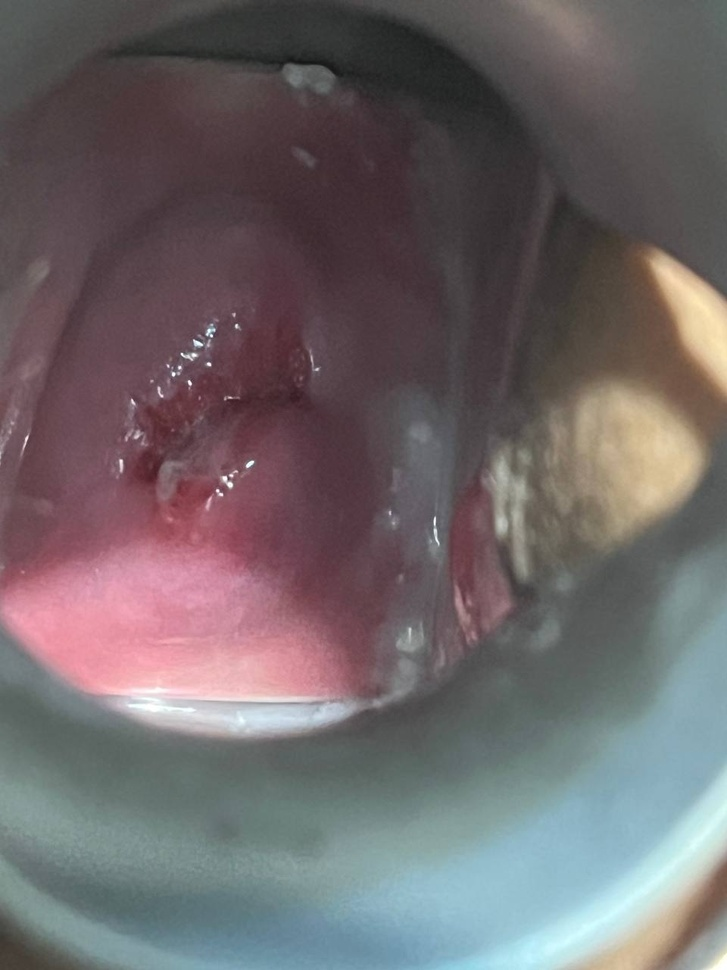
#> input picture datasets/dataset_puskesmas/normal/2B.jpg, 727 x 970 px, shrunk from 960 x 1280 before the run, found by its file name; its folder holds only this picture in this run
$ python intensity_normalization_zscore.py
#> lines starting #> are read from the running program, lines starting #| are printed output that depends on the picture
import os
from PIL import Image
import numpy as np

def z_score_normalize(image_path):
    """
    Melakukan Z-score normalization pada sebuah gambar.

    Args:
        image_path (str): Jalur lengkap ke file gambar.

    Returns:
        numpy.ndarray: Gambar yang sudah dinormalisasi dalam bentuk array NumPy, atau None jika terjadi kesalahan.
    """
    try:
        # Buka gambar dan konversi ke grayscale
        img = Image.open(image_path).convert('L')
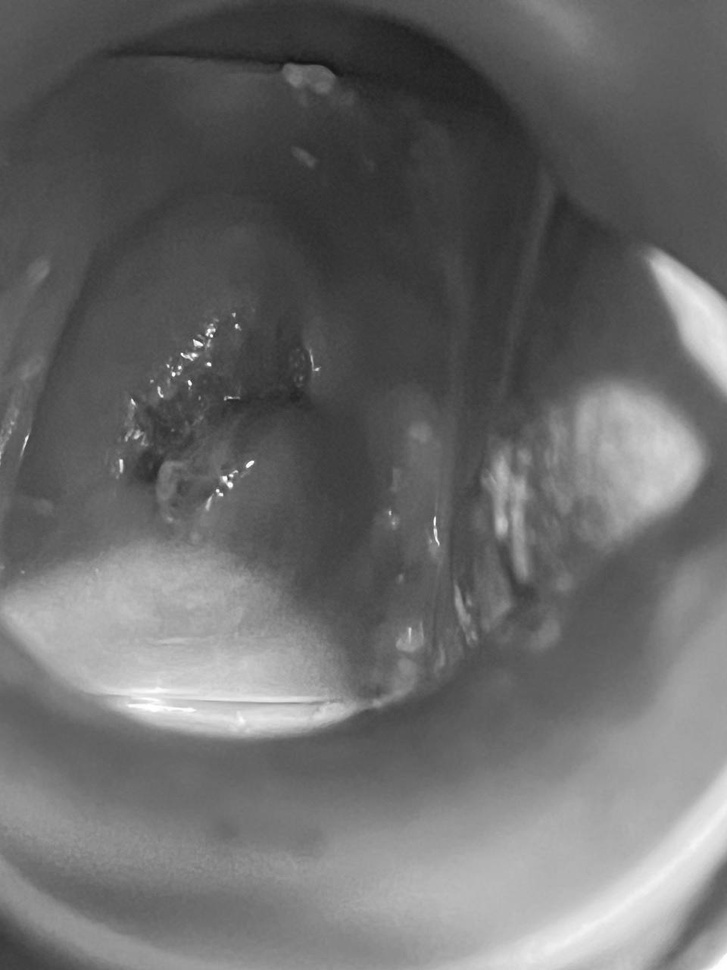
#> img: PIL image 727x970 L; min 21, max 255, mean 105.7
        # Konversi gambar ke array NumPy
        img_array = np.array(img, dtype=np.float32)

        # Hitung rata-rata dan deviasi standar
        mean = np.mean(img_array)
#> mean = 105.7
        std = np.std(img_array)
#> std = 43.8

        # Hindari pembagian dengan nol
        if std == 0:
            print(f"[PERINGATAN] Deviasi standar nol pada gambar '{os.path.basename(image_path)}'. Normalisasi tidak dilakukan.")
            return img_array

        # Terapkan formula Z-score
        normalized_img_array = (img_array - mean) / std

        print(f"[INFO] Gambar '{os.path.basename(image_path)}' berhasil dinormalisasi (Z-score).")
        return normalized_img_array

    except FileNotFoundError:
        print(f"[ERROR] File tidak ditemukan: {image_path}")
        return None
    except Exception as e:
        print(f"[ERROR] Terjadi kesalahan saat memproses gambar '{str(image_path)}': {e}")
        return None


def process_dataset(input_dir, output_dir):
    """
    Memproses seluruh dataset gambar dalam sebuah direktori.

    Args:
        input_dir (str): Direktori yang berisi gambar-gambar mentah.
        output_dir (str): Direktori untuk menyimpan gambar-gambar yang sudah dinormalisasi.
    """
    if not os.path.exists(output_dir):
        os.makedirs(output_dir)
        print(f"[INFO] Direktori output '{output_dir}' berhasil dibuat.")

    print(f"[INFO] Memproses dataset dari '{input_dir}'...")

    for filename in os.listdir(input_dir):
        if filename.lower().endswith(('.png', '.jpg', '.jpeg', '.tiff', '.bmp', '.gif')):
            input_path = os.path.join(input_dir, filename)
            normalized_image_array = z_score_normalize(input_path)

            if normalized_image_array is not None:
                # Normalisasi Min-Max agar hasil bisa disimpan sebagai gambar
                min_val, max_val = np.min(normalized_image_array), np.max(normalized_image_array)
#> min_val = -1.93; max_val = 3.41
                if max_val - min_val == 0:
                    print(f"[PERINGATAN] Gambar '{filename}' memiliki rentang nol setelah normalisasi. Disimpan tanpa scaling.")
                    normalized_img_uint8 = np.zeros_like(normalized_image_array, dtype=np.uint8)
                else:
                    normalized_minmax = (normalized_image_array - min_val) / (max_val - min_val)
                    normalized_img_uint8 = (normalized_minmax * 255).astype(np.uint8)

                # Simpan dengan nama asli
                output_path = os.path.join(output_dir, filename)
                Image.fromarray(normalized_img_uint8, 'L').save(output_path)
                print(f"[INFO] Gambar disimpan: '{output_path}'")


# --- Penggunaan Program ---
if __name__ == "__main__":
    # Ganti dengan jalur direktori dataset Anda
    input_directory = '../datasets/base_dataset/001_cropped/normal'
    output_directory = '../datasets/base_dataset/002_intensity_normalized_zscore/normal'

    # Proses seluruh dataset
    process_dataset(input_directory, output_directory)

    # Contoh penggunaan untuk satu gambar
    example_image_path = 'path/to/your/single/image.jpg'
    # [4 lines of commented-out code are left out]

$ run again, on datasets/dataset_puskesmas/normal/4BX-1.jpg
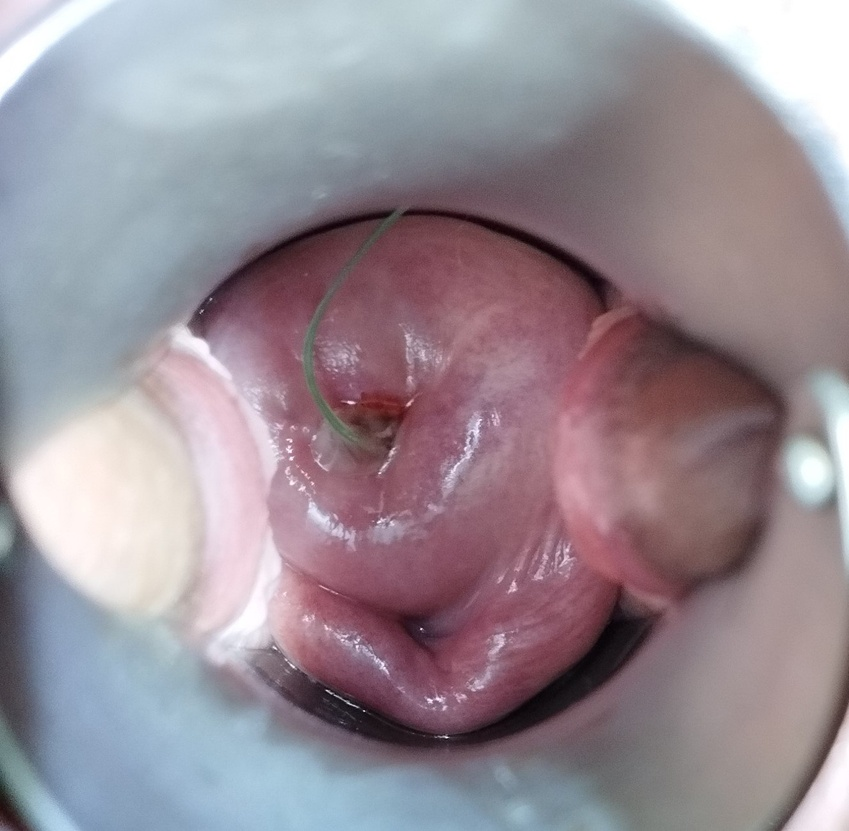
#> input picture datasets/dataset_puskesmas/normal/4BX-1.jpg, 849 x 831 px, shrunk from 1326 x 1299 before the run, found by its file name
#> in z_score_normalize, `img = Image.open(image_path).convert('L')`:
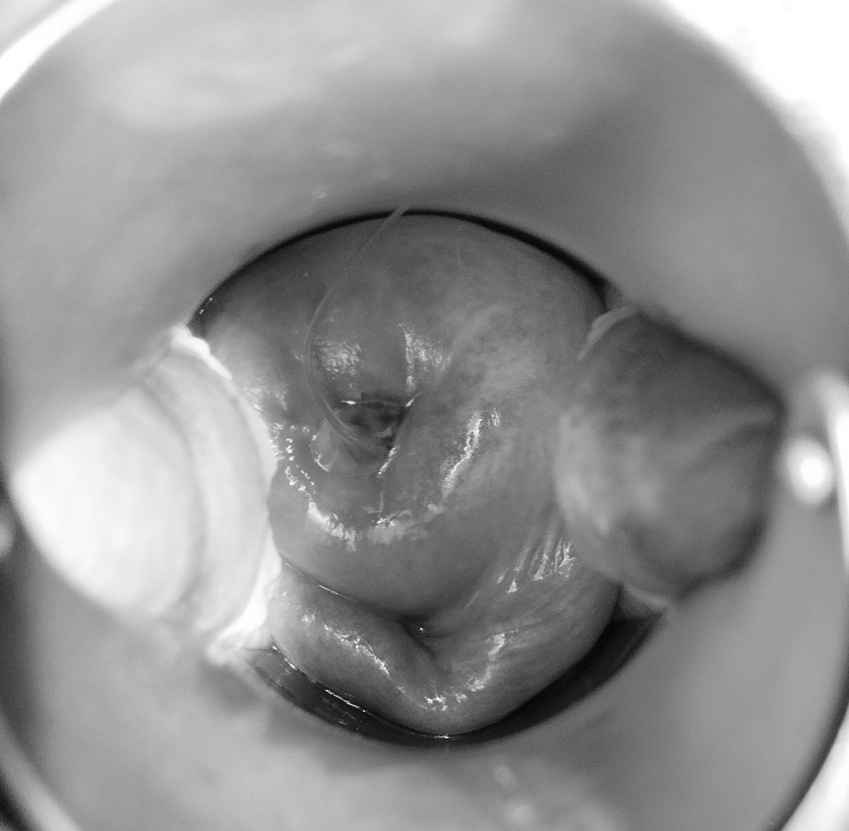
#> img: PIL image 849x831 L; min 3, max 255, mean 145.3
#> mean = 145.3
#> std = 49.41
#> min_val = -2.88; max_val = 2.22

$ run again, on datasets/dataset_puskesmas/normal/5B.jpg
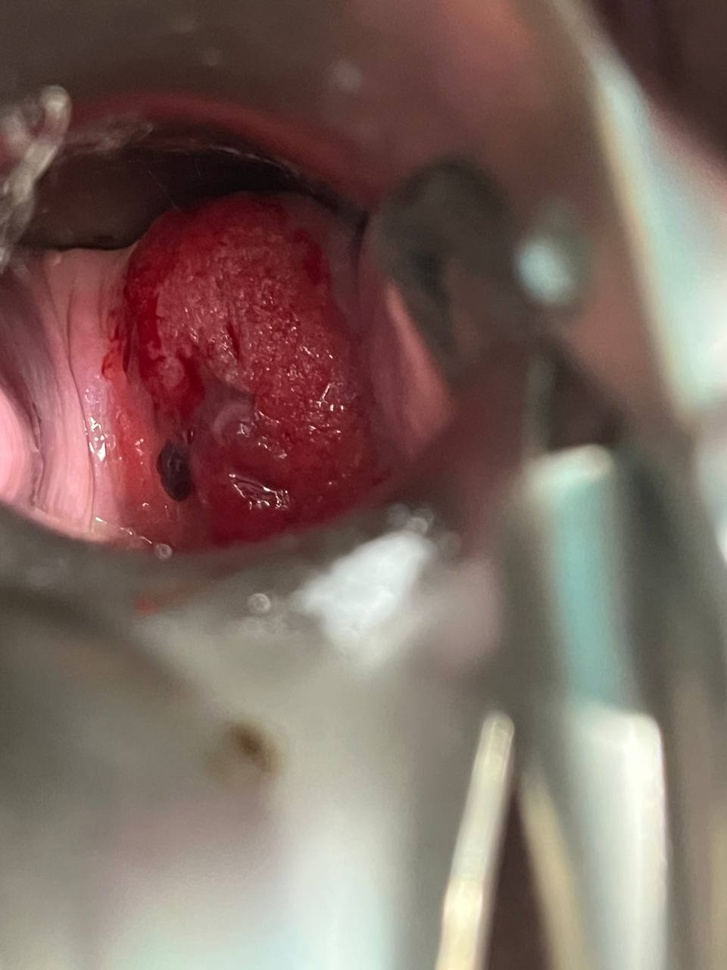
#> input picture datasets/dataset_puskesmas/normal/5B.jpg, 727 x 970 px, shrunk from 960 x 1280 before the run, found by its file name
#> in z_score_normalize, `img = Image.open(image_path).convert('L')`:
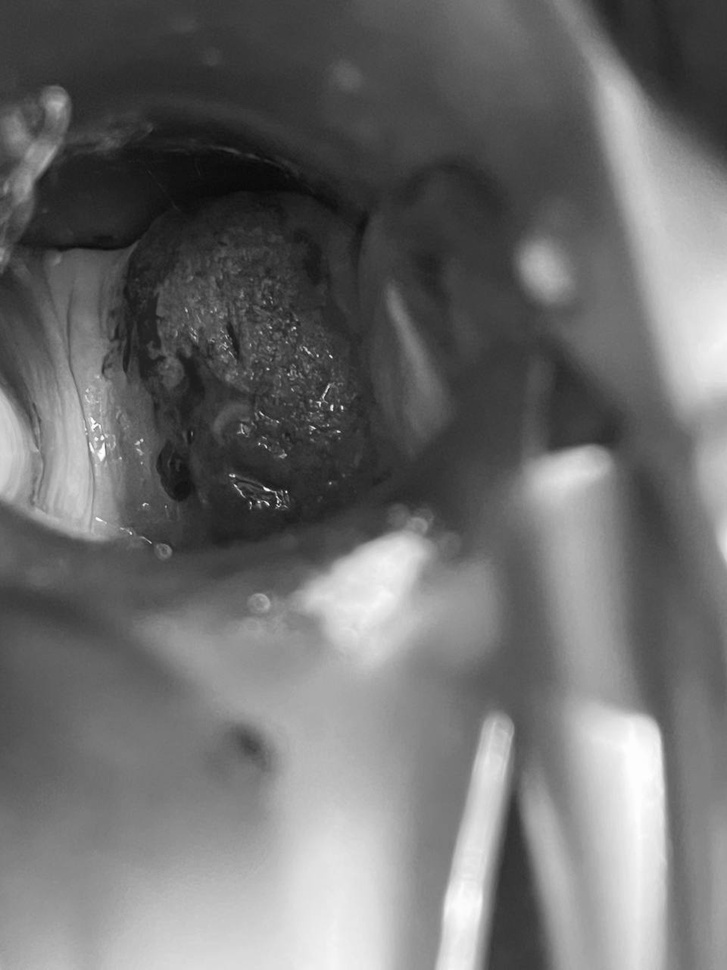
#> img: PIL image 727x970 L; min 9, max 254, mean 109.6
#> mean = 109.6
#> std = 55.9
#> min_val = -1.8; max_val = 2.58
